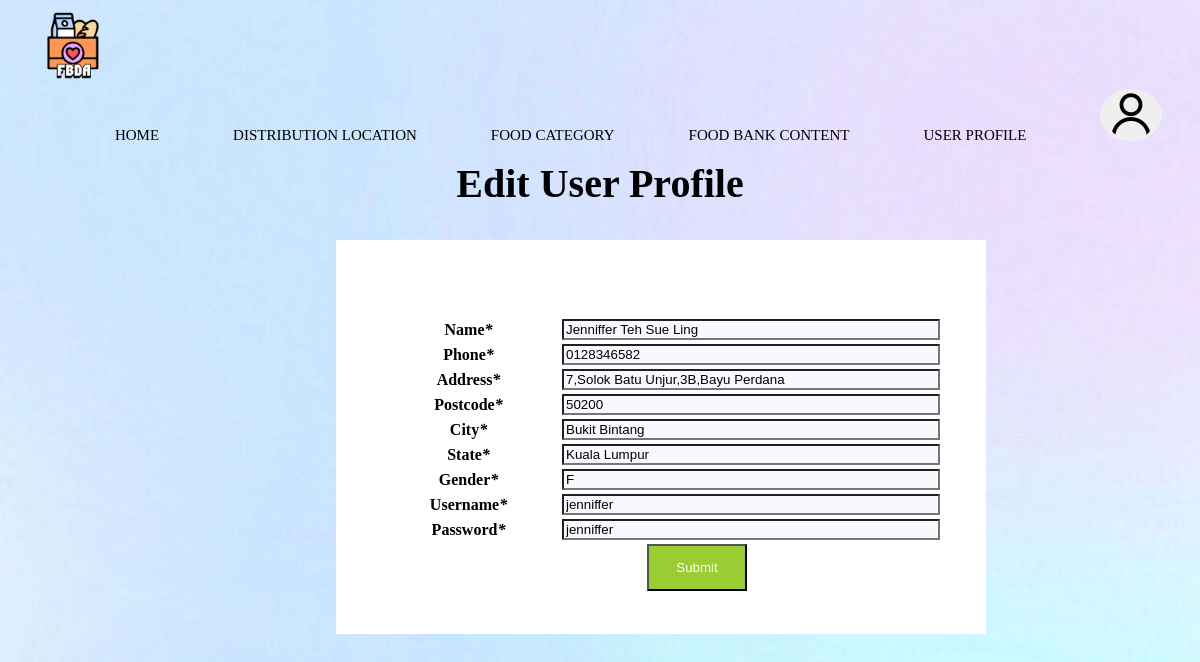
The app's page /asg/UserEditUserProfile.php?id=1 with its own data.
### tables this page shows
CREATE TABLE `userprofile` (
  `User_ID` int(30) NOT NULL,
  `User_Name` varchar(30) NOT NULL,
  `User_Phone` varchar(20) NOT NULL,
  `User_Address` varchar(100) NOT NULL,
  `Gender` char(1) NOT NULL
);

CREATE TABLE `area` (
  `Username` varchar(30) NOT NULL,
  `Location_ID` int(30) NOT NULL,
  `Postcode` int(30) NOT NULL,
  `City` varchar(30) NOT NULL,
  `Instate` varchar(30) NOT NULL
);

CREATE TABLE `user` (
  `Username` varchar(30) NOT NULL,
  `Password` varchar(30) NOT NULL,
  `User_ID` int(30) NOT NULL,
  `Admin_ID` int(30) NOT NULL
);

### asg/UserEditUserProfile.php (the view, shortened to what this page needs)
<?php
function valid($UserID, $UserName, $UserPhone,$UserAddress,$UserGender,$Username,$Password,$postcode,$city,$instate,$error)
{
?>
    <!DOCTYPE html>
    <html>
    <head>
    <link rel="stylesheet" href="format.css">
    </head>
    <body>
    <div id ="nav-placeholder"></div>
    <form action = "" method = "POST">
    <p id = "title" style = "text-align: center">Edit User Profile</p>
        <div class = "formPosition">
        <div class = "form">
        <table>
    <tr>
    <td width="179"><b>Name<em>*</em></b></td>
    <td><label>
    <input type="text" name="name" value="<?php echo $UserName; ?>" />
    </label></td>
    </tr>
    <tr>
    <td width="179"><b>Phone<em>*</em></b></td>
    <td><label>
    <input type="text" name="phone" value="<?php echo $UserPhone; ?>" />
    </label></td>
    </tr>
    <tr>
    <td width="179"><b>Address<em>*</em></b></td>
    <td><label>
    <input type="text" name="address" value="<?php echo $UserAddress; ?>" />
    </label></td>
    </tr>
    <tr>
    <td width="179"><b>Postcode<em>*</em></b></td>
    <td><label>
    <input type="text" name="postcode" value="<?php echo $postcode; ?>" />
    </label></td>
    </tr>
    <tr>
    <td width="179"><b>City<em>*</em></b></td>
    <td><label>
    <input type="text" name="city" value="<?php echo $city; ?>" />
    </label></td>
    </tr>
    <tr>
    <td width="179"><b>State<em>*</em></b></td>
    <td><label>
    <input type="text" name="state" value="<?php echo $instate; ?>" />
    </label></td>
    </tr>
    <tr>
    <td width="179"><b>Gender<em>*</em></b></td>
    <td><label>
    <input type="text" name="gender" value="<?php echo $UserGender; ?>" />
    </label></td>
    </tr>
    <tr>
    <td width="179"><b>Username<em>*</em></b></td>
    <td><label>
    <input type="text" name="username" value="<?php echo $Username; ?>" />
    </label></td>
    </tr>
    <tr>
    <td width="179"><b>Password<em>*</em></b></td>
    <td><label>
    <input type="text" name="password" value="<?php echo $Password; ?>" />
    </label></td>
    </tr>
    <tr align = "right">
    <td colspan="2"><label>
    <button type ="submit"name = "submit" id = "submit">Submit</button>
    </label>
    </tr>
    <br>
    <br>
    </table>
    </form>
    </body>
    </html>
    <?php
}
include('index3.php');
if (isset($_POST['submit']))
{
   if (is_numeric($_POST['id']))
    {
    $id = mysqli_real_escape_string($con,$_POST['id']);
    $name = mysqli_real_escape_string($con,$_POST['name']);
    $phone = mysqli_real_escape_string($con,$_POST['phone']);
    $address = mysqli_real_escape_string($con,$_POST['address']);
    $gender = mysqli_real_escape_string($con,$_POST['gender']);
    $postcode = mysqli_real_escape_string($con,$_POST['postcode']);
    $city = mysqli_real_escape_string($con,$_POST['city']);
    $state = mysqli_real_escape_string($con,$_POST['state']);
    $username = mysqli_real_escape_string($con,$_POST['username']);
    $password = mysqli_real_escape_string($con,$_POST['password']);
    if ($name == '' || $phone == '' || $address == '' || $gender == '' || $username == ''
        || $password == '' || $postcode == ''|| $city == '' || $state == '')
    {
        $error = 'ERROR: Please fill in all required fields!';
        valid($id,$name,$phone,$address,$gender,$username,$password,$postcode,$city,$state,$error);
    }
    else
    {
   $result =  mysqli_query($con,"UPDATE userprofile SET User_Name='$name', User_Phone='$phone' ,User_Address = '$address',Gender = '$gender'
                            WHERE User_ID ='$id'")or die(mysqli_error());
   $result2 =  mysqli_query($con,"UPDATE user SET Username ='$username', Password = '$password'
                            WHERE User_ID ='$id'")or die(mysqli_error());
    $result3 =  mysqli_query($con,"UPDATE area SET Postcode ='$postcode', City = '$city' ,Instate = '$state'
                WHERE Username ='$username'")or die(mysqli_error());
    valid($id, $name, $phone,$address,$gender,$username,$password,$postcode,$city,$state, $error);
    header("Location: UserProfile.php");
        }
    }
    else
    {
    echo 'Error!';
    }
}
else {
    if (isset($_GET['id']) )
    {
    $id = $_GET['id'];
    $sql = "SELECT UP.User_ID,UP.User_Name,UP.User_Phone,UP.User_Address,UP.Gender,U.Username,U.Password,A.Postcode,A.City,A.Instate FROM userprofile AS UP
						INNER JOIN user AS U on U.User_ID = UP.User_ID
						INNER JOIN area AS A on A.Username = U.Username
						WHERE U.User_ID = '$id'";
    $result = mysqli_query($con,$sql);
    $row = mysqli_fetch_array($result);
        if($row)
        {
        $UserName = $row['User_Name'];
        $UserPhone = $row['User_Phone'];
        $UserAddress = $row['User_Address'];
        $UserGender = $row['Gender'];
        $Username = $row['Username'];
        $Password= $row['Password'];
        $postcode = $row['Postcode'];
        $city = $row['City'];
        $instate = $row['Instate'];
        valid($id, $UserName, $UserPhone,$UserAddress,$UserGender,$Username,$Password,$postcode,$city,$instate,'');
        }
        else
        {
          echo "No results!";
        }
    }
    else{
        echo "Error";
    }
}
?>

### asg/format.css (style rules this page uses)
body { background-image: url("pic/background.jpg"); background-repeat: no-repeat; background-attachment: fixed; background-size: cover; }

### asg/UserEditUserProfile.php (style rules this page uses)
.formPosition { position:absolute; top: 30%; margin:auto; left: 28%; }
.form { padding : 40px 40px; background-color: white; width: 570px; margin: auto; text-align: center; }
input[type=text] { width :200%; display:inline-block; background:ghostwhite; }
#submit { text-align: center; background-color:yellowgreen; width:100px; padding:14px 20px; color: white; }
#title { font-weight: bold; font-size: 40px; font-family: Lucida; }

### records on screen
userprofile: name "Jenniffer Teh Sue Ling", phone "0128346582", address "7,Solok Batu Unjur,3B,Bayu Perdana", postcode "50200", city "Bukit Bintang", state "Kuala Lumpur", gender "F", username "jenniffer", password "jenniffer"
